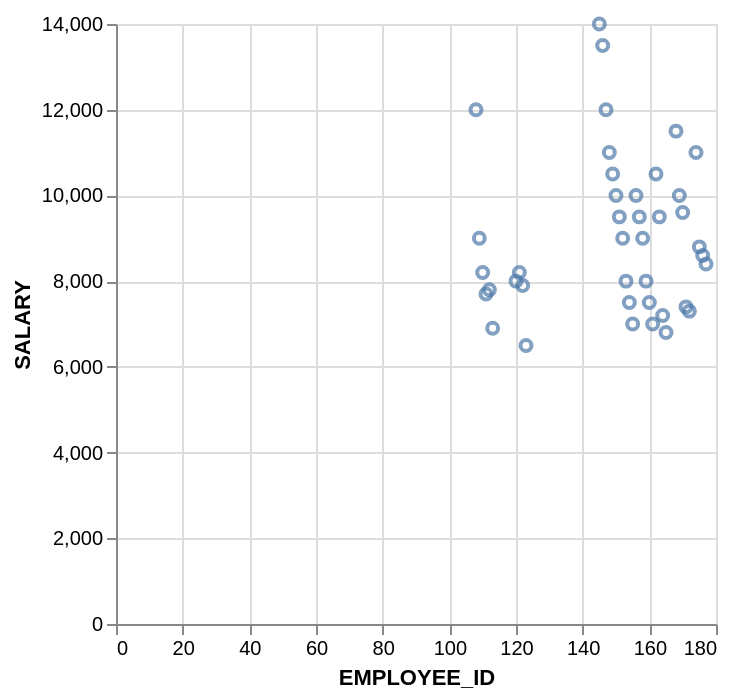

This figure's Vega-Lite source:
### Vega-Lite specification from a JSON file in a GitHub repository (floating-point values rounded to 4 significant figures)
{"data": {"values": [{"x_data": 108, "y_data": 12000}, {"x_data": 109, "y_data": 9000}, {"x_data": 110, "y_data": 8200}, {"x_data": 111, "y_data": 7700}, {"x_data": 112, "y_data": 7800}, {"x_data": 113, "y_data": 6900}, {"x_data": 120, "y_data": 8000}, {"x_data": 121, "y_data": 8200}, {"x_data": 122, "y_data": 7900}, {"x_data": 123, "y_data": 6500}, {"x_data": 145, "y_data": 14000}, {"x_data": 146, "y_data": 13500}, {"x_data": 147, "y_data": 12000}, {"x_data": 148, "y_data": 11000}, {"x_data": 149, "y_data": 10500}, {"x_data": 150, "y_data": 10000}, {"x_data": 151, "y_data": 9500}, {"x_data": 152, "y_data": 9000}, {"x_data": 153, "y_data": 8000}, {"x_data": 154, "y_data": 7500}, {"x_data": 155, "y_data": 7000}, {"x_data": 156, "y_data": 10000}, {"x_data": 157, "y_data": 9500}, {"x_data": 158, "y_data": 9000}, {"x_data": 159, "y_data": 8000}, {"x_data": 160, "y_data": 7500}, {"x_data": 161, "y_data": 7000}, {"x_data": 162, "y_data": 10500}, {"x_data": 163, "y_data": 9500}, {"x_data": 164, "y_data": 7200}, {"x_data": 165, "y_data": 6800}, {"x_data": 168, "y_data": 11500}, {"x_data": 169, "y_data": 10000}, {"x_data": 170, "y_data": 9600}, {"x_data": 171, "y_data": 7400}, {"x_data": 172, "y_data": 7300}, {"x_data": 174, "y_data": 11000}, {"x_data": 175, "y_data": 8800}, {"x_data": 176, "y_data": 8600}, {"x_data": 177, "y_data": 8400}]}, "mark": "point", "encoding": {"x": {"field": "x_data", "type": "quantitative", "title": "EMPLOYEE_ID"}, "y": {"field": "y_data", "type": "quantitative", "title": "SALARY"}}}
